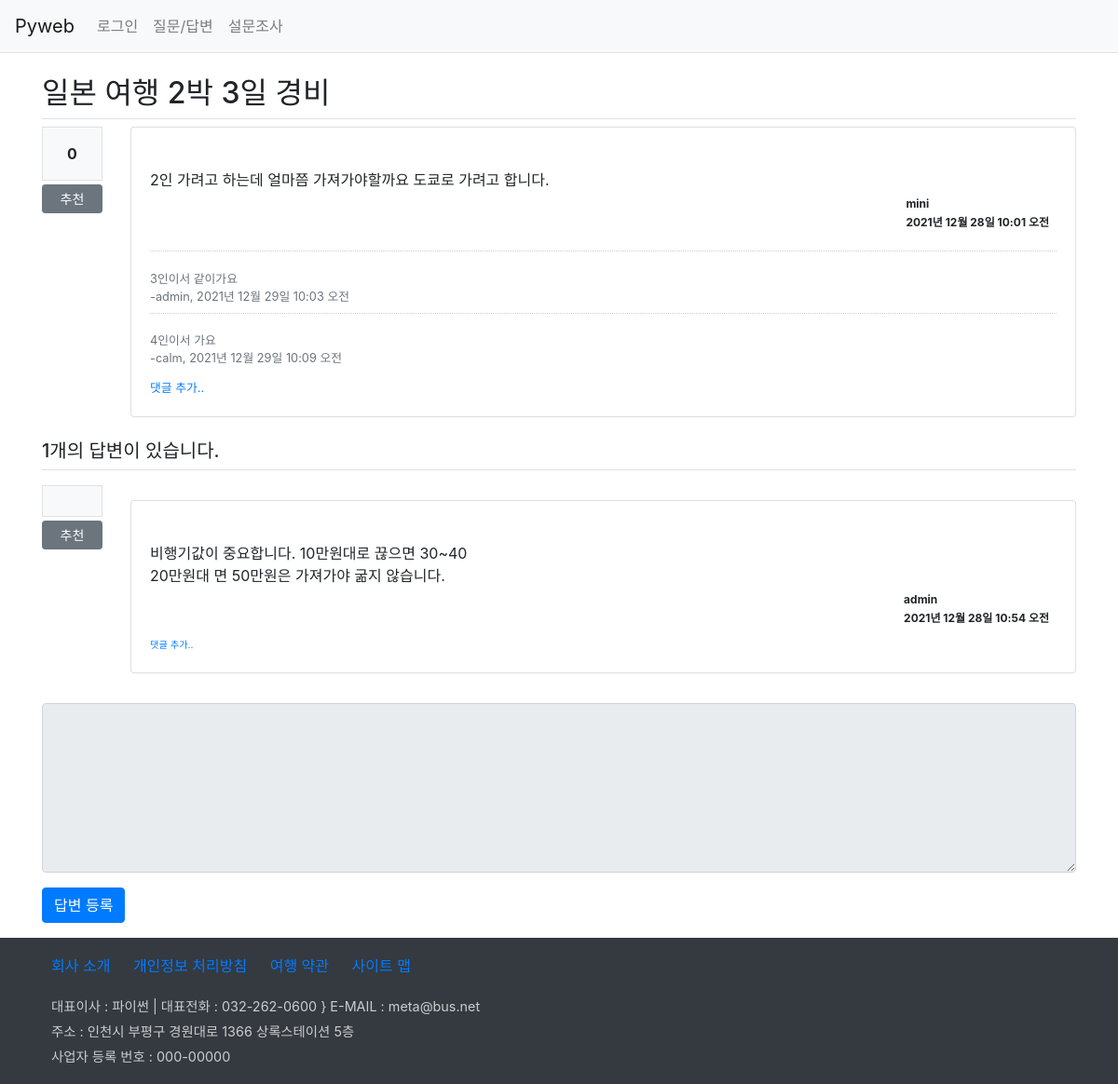
Before: /board/40/ with the older database file.
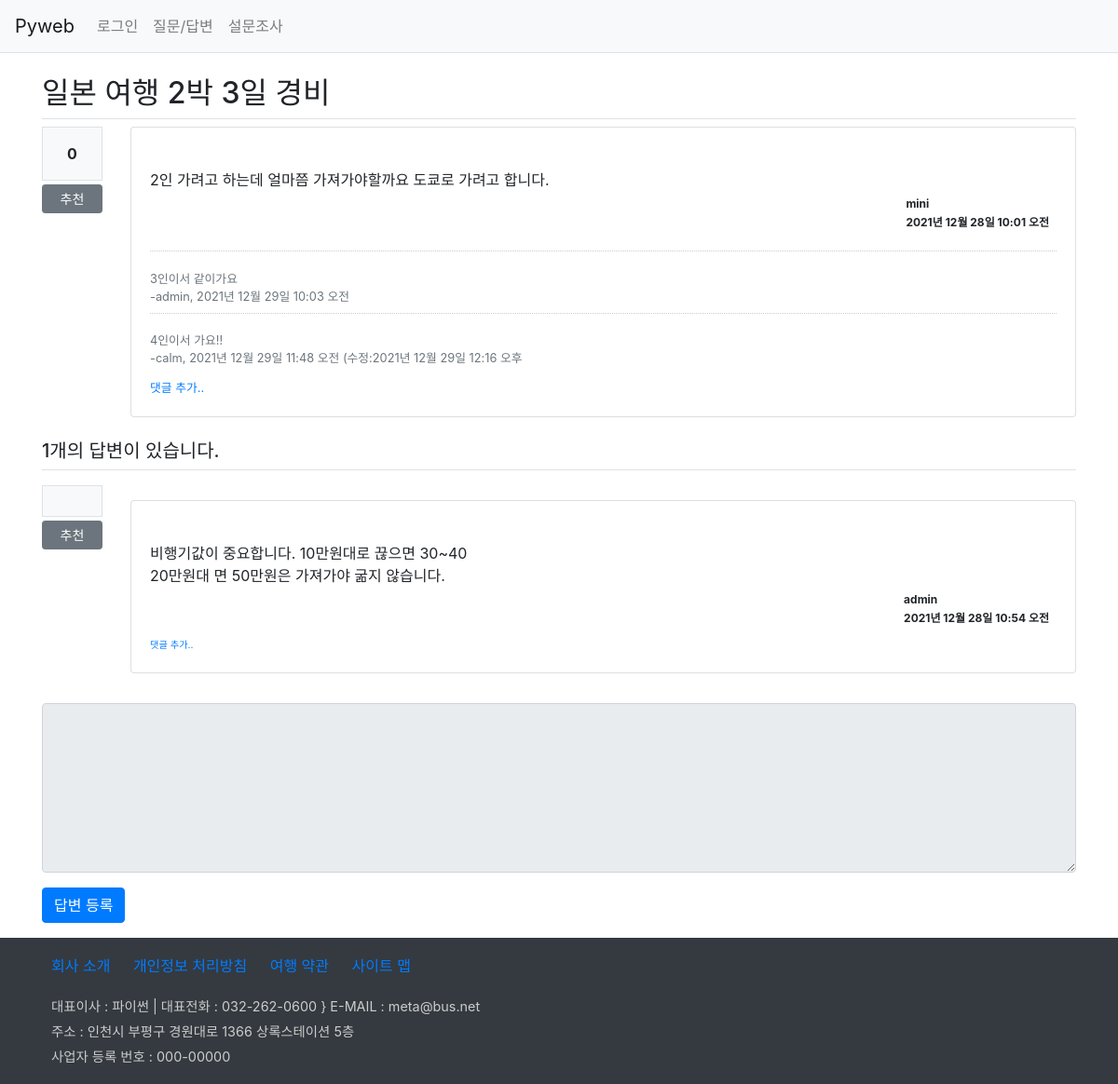
After: the same page with the newer database file.
### board/models.py (models this page shows, shortened)
class Question(models.Model):
    author = models.ForeignKey(User, on_delete=models.CASCADE, related_name='author_question')
    subject = models.CharField(max_length=100)  #제목 칼럼
    content = models.TextField()                #질문 내용
    create_date = models.DateTimeField()        #질문 작성일
    modify_date = models.DateTimeField(null=True, blank=True)  #질문 수정일
    voter = models.ManyToManyField(User, related_name='voter_question')        #추천수

class Comment(models.Model):
    author = models.ForeignKey(User, on_delete=models.CASCADE) # 댓글 글쓴이
    content = models.TextField()        # 댓글 내용
    create_date = models.DateTimeField() # 작성일
    modify_date = models.DateTimeField(null=True, blank=True)
    question = models.ForeignKey(Question, null=True, blank=True,
                                 on_delete=models.CASCADE)
    answer = models.ForeignKey(Answer, null=True, blank=True,
                                 on_delete=models.CASCADE)

class Answer(models.Model):
    author = models.ForeignKey(User, on_delete=models.CASCADE)
    question = models.ForeignKey(Question, on_delete=models.CASCADE) #외래키, 제목
    content = models.TextField()          #답변 내용
    create_date = models.DateTimeField()  #답변 작성일
    modify_date = models.DateTimeField(null=True, blank=True)

### board/views/base_views.py (the view)
# urls.py: path('<int:question_id>/', base_views.detail, name='detail'),
def detail(request, question_id):
    question = get_object_or_404(Question, pk=question_id)
    return render(request, 'board/detail.html', {'question':question})

### templates/board/detail.html (shortened to what this page needs)
{% extends 'base.html' %}
{% block content %}
<div class="container my-3">
    <h2 class="border-bottom py-2">{{ question.subject }}</h2>
    <div class="row">
        <div class="col-1">
            <div class="bg-light text-center border font-weight-bolder p-3">
                {{ question.voter.count }}
            </div>
            <a href="#" data-uri="{% url 'board:vote_question' question.id %}"
               class="recommend btn btn-sm btn-secondary btn-block my-1">추천</a>
        </div>
        <div class="col-11">
        <div class="card">
            <div class="card-body">
                <div class="card-text" style="white-space:pre-line">
                    {{ question.content }}
                </div>
                <div class="d-flex justify-content-end">
                    <div class="badge bagde-light text-left p-2">
                        <div class="mb-2">{{ question.author }}</div>
                        <div>{{ question.create_date }}</div>
                    </div>
                </div>
                <div class="mt-3">
                    {% for comment in question.comment_set.all %}
                    <div class="comment my-2 text-muted">
                        <span style="white-space:pre-line">
                            {{ comment.content }}
                        </span>
                        <span>
                            -{{ comment.author }}, {{ comment.create_date }}
                            {% if comment.modify_date %}
                                (수정:{{ comment.modify_date }}
                            {% endif %}
                        </span>
                    </div>
                    {% endfor %}
                </div>
                <div>
                    <a href="{% url 'board:comment_create_question' question.id %}"
                       class="small">댓글 추가..</a>
                </div>
            </div>
        </div>
        </div>
    </div>
    <h5 class="border-bottom my-3 py-2">
        {{ question.answer_set.count }}개의 답변이 있습니다.
    </h5>
    {% for answer in question.answer_set.all %}
    <div class="row my-3">
        <div class="col-1">
            <div class="bg-light text-center p-3 border font-weight-bolder mb-1">
            </div>
            <a href="#" data-uri="{% url 'board:vote_answer' answer.id %}"
               class="recommend btn btn-sm btn-secondary btn-block my-1">추천</a>
        </div>
    <div class="col-11">
        <div class="card my-3">
            <div class="card-body">
                <div class="card-text" style="white-space:pre-line">
                    {{ answer.content }}
                </div>
                <div class="d-flex justify-content-end">
                    <div class="badge bagde-light text-left p-2">
                        <div class="mb-2">{{ answer.author }}</div>
                        <div>{{ answer.create_date }}</div>
                    </div>
                </div>
                <div>
                    <a href="{% url 'board:comment_create_answer' answer.id %}" class="small">
                        <small>댓글 추가..</small></a>
                </div>
            </div>
        </div>
    </div>
</div>
    {% endfor %}
    <form action="{% url 'board:answer_create' question.id %}" method="post">
        <div class="form-group">
            <textarea name="content" rows="7" cols="50" class="form-control"
                        {% if not user.is_authenticated %}
                            disabled
                        {% endif %}></textarea>
        </div>
        <input type="submit" value="답변 등록" class="btn btn-primary">
    </form>
</div>
{% endblock %}

### templates/base.html (shortened to what this page needs)
{% load static %}
<!DOCTYPE html>
<html lang="en">
<head>
    <link rel="stylesheet" href="{% static 'board/css/bootstrap.css' %}">
    <link rel="stylesheet" href="{% static 'board/css/style.css' %}">
</head>
<body>
{% include 'navbar.html' %}
{% block content %}{% endblock %}
{% include 'footer.html' %}
</body>
</html>

### templates/navbar.html (shortened to what this page needs)
<nav class="navbar navbar-expand-lg navbar-light bg-light border-bottom">
    <a class="navbar-brand" href="{% url 'board:index' %}">Pyweb</a>
    <div class="collapse navbar-collapse flex-grow-0" id="navbarNav">
        <ul class="navbar-nav">
            <li class="nav-item" >
                {% if user.is_authenticated %}
                    <a class="nav-link" href="{% url 'common:logout' %}">
                        {{ user.username }}(로그아웃)
                    </a>
                {% else %}
                    <a class="nav-link" href="{% url 'common:login' %}">로그인</a>
                {% endif %}
            </li>
            <li class="nav-item">
                <a class="nav-link" href="{% url 'board:boardlist' %}">질문/답변</a>
            </li>
            <li class="nav-item">
                <a class="nav-link" href="{% url 'poll:index' %}">설문조사</a>
            </li>
        </ul>
    </div>
</nav>

### templates/footer.html
<footer class="p-2 bg-dark">
  <div class="container">
    <ul class="list-inline">
      <li><a href="#">회사 소개</a></li>
      <li><a href="#">개인정보 처리방침</a></li>
      <li><a href="#">여행 약관</a></li>
      <li><a href="#">사이트 맵</a></li>
    </ul>
    <address>
      <p>대표이사 : 파이썬 | 대표전화 : 032-262-0600 } E-MAIL : meta@bus.net</p>
      <p>주소 : 인천시 부평구 경원대로 1366 상록스테이션 5층</p>
      <p>사업자 등록 번호 : 000-00000</p>
    </address>
  </div>
</footer>

### static/board/css/style.css (style rules this page uses)
footer .list-inline li { display:inline-block; margin:10px; }
footer address { margin-left: 10px; color: #ccc; }
footer address p { line-height: 0.7rem; font-size:0.9rem; }
.comment { border-top:1px dotted #ccc; font-size: 0.8rem }

Changed rows visible on the page:
removed Comment: content "4인이서 가요", author "calm", create_date "2021년 12월 29일 10:09 오전"
added Comment: content "4인이서 가요!!", author "calm", create_date "2021년 12월 29일 11:48 오전", modify_date "2021년 12월 29일 12:16 오후"
